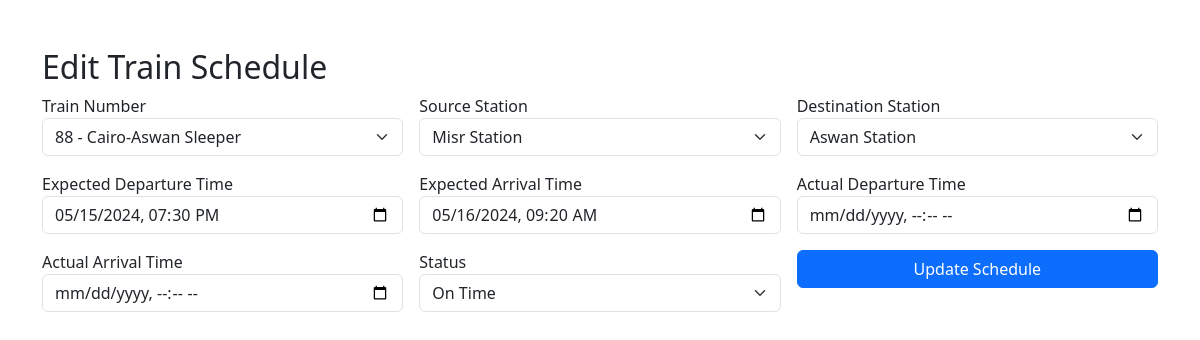
Before: /views/Admin/edit_schedule.php?id=7 (signed in) with the older database file.
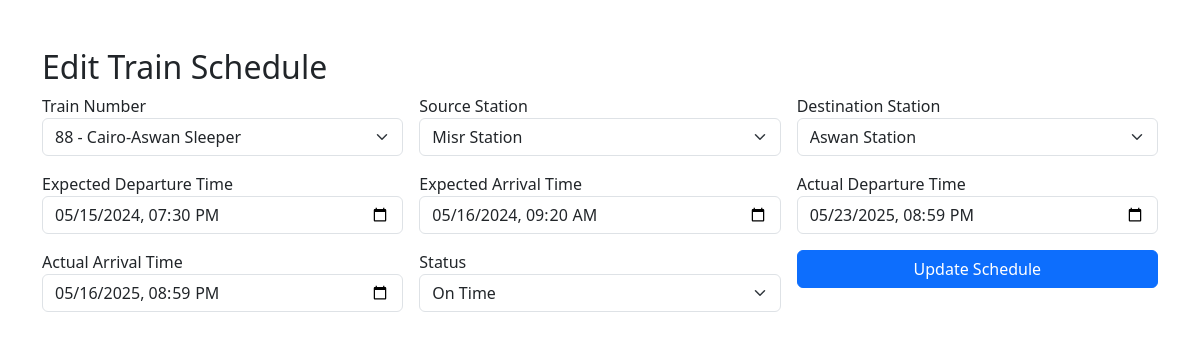
After: the same page with the newer database file.
### tables this page shows
CREATE TABLE `train_schedule` (
  `id` int(11) NOT NULL,
  `train_number` varchar(50) NOT NULL,
  `source_station` varchar(100) NOT NULL COMMENT 'Name or code of the source station for this schedule entry',
  `destination_station` varchar(100) NOT NULL COMMENT 'Name or code of the destination station for this schedule entry',
  `expected_departure_time` datetime DEFAULT NULL COMMENT 'Expected departure date and time',
  `expected_arrival_time` datetime DEFAULT NULL COMMENT 'Expected arrival date and time',
  `actual_departure_time` datetime DEFAULT NULL,
  `actual_arrival_time` datetime DEFAULT NULL,
  `status` varchar(50) DEFAULT 'SCHEDULED' COMMENT 'e.g., SCHEDULED, ON_TIME, DELAYED, CANCELLED, ARRIVED, DEPARTED',
  `public_notice` varchar(255) DEFAULT NULL COMMENT 'Optional public announcement for this stop',
  `created_at` timestamp NOT NULL DEFAULT current_timestamp(),
  `updated_at` timestamp NOT NULL DEFAULT current_timestamp() ON UPDATE current_timestamp()
);

CREATE TABLE `trains` (
  `train_id` int(11) NOT NULL,
  `train_number` varchar(20) NOT NULL,
  `train_name` varchar(100) NOT NULL,
  `source_station_id` int(11) NOT NULL,
  `destination_station_id` int(11) NOT NULL,
  `departure_time` time NOT NULL,
  `arrival_time` time NOT NULL,
  `running_days` varchar(20) NOT NULL COMMENT 'Comma separated days (0=Sun,1=Mon,...)',
  `is_active` tinyint(1) DEFAULT 1,
  `created_at` timestamp NOT NULL DEFAULT current_timestamp(),
  `updated_at` timestamp NOT NULL DEFAULT current_timestamp() ON UPDATE current_timestamp()
);

### config/DBController.php (called while the page is built, shortened)
<?php
class DBController {
    private string $dbHost = 'localhost';
    private string $dbUser = 'root';
    private string $dbPassword = '';
    private string $dbName = 'ticket_system';
    private ?mysqli $connection = null;
    private function __construct(string $dbName = 'ticket_system') {
        $this->dbName = $dbName;
    }
    public function openConnection(): bool {
        $this->connection = new mysqli($this->dbHost, $this->dbUser, $this->dbPassword, $this->dbName);
        return true;
    }
    public function select(string $qry, array $params = []): array|false {
        $result = $this->connection->query($qry);
        return $result->fetch_all(MYSQLI_ASSOC);
    }
}
?>

### models/TrainSchedule.php (called while the page is built, shortened)
<?php
class TrainSchedule
{
    private PDO|mysqli $conn;
    private string $table_name = "train_schedule";
    public function __construct($db)
    {
        if ($db instanceof PDO) {
            $this->conn = $db;
        } elseif ($db instanceof mysqli) {
            $this->conn = $db;
        } elseif (method_exists($db, 'getConnection')) {
            $connection = $db->getConnection();
            if ($connection instanceof PDO || $connection instanceof mysqli) {
                $this->conn = $connection;
            }
        }
    }
    public function getScheduleById(int $id): array|false
    {
        try {
            $query = "SELECT * FROM " . $this->table_name . " WHERE id = ?";
            if ($this->conn instanceof PDO) {
                $stmt = $this->conn->prepare($query);
                $stmt->execute([$id]);
                return $stmt->fetch(PDO::FETCH_ASSOC);
            }
        } catch (Exception $e) {
            error_log("Error getting schedule by ID: " . $e->getMessage());
            return false;
        }
    }
}

### views/Admin/edit_schedule.php (the view, shortened to what the changed rows need)
<?php
require_once '../../config/DBController.php';
require_once '../../models/TrainSchedule.php';
$db = DBController::getInstance();
try {
    $scheduleModel = new TrainSchedule($db);
    $trains_query = "SELECT t.train_id, t.train_number, t.train_name,
                            s_source.station_name as source_station,
                            s_dest.station_name as destination_station
                     FROM trains t
                     JOIN stations s_source ON t.source_station_id = s_source.station_id
                     JOIN stations s_dest ON t.destination_station_id = s_dest.station_id
                     WHERE t.is_active = TRUE
                     ORDER BY t.train_number";
    $trains = $db->select($trains_query);
    $id = $_GET['id'];
    $schedule = $scheduleModel->getScheduleById($id);
} catch (Exception $e) {
    $error = $e->getMessage();
}
?>
<!DOCTYPE html>
<html lang="en">
<head>
    <link href="../public/assets/css/bootstrap.css" rel="stylesheet">
</head>
<body>
    <div class="container mt-5">
        <h2>Edit Train Schedule</h2>
        <form method="POST" id="scheduleForm">
            <div class="row g-3">
                <div class="col-md-4">
                    <label>Train Number</label>
                    <select class="form-select" name="train_number" id="trainSelect" required>
                        <?php foreach ($trains as $train): ?>
                            <option value="<?= htmlspecialchars($train['train_number']) ?>"
                                    data-source="<?= htmlspecialchars($train['source_station']) ?>"
                                    data-destination="<?= htmlspecialchars($train['destination_station']) ?>"
                                    <?= $schedule['train_number'] === $train['train_number'] ? 'selected' : '' ?>>
                                <?= htmlspecialchars($train['train_number'] . ' - ' . $train['train_name']) ?>
                            </option>
                        <?php endforeach; ?>
                    </select>
                </div>
                <div class="col-md-4">
                    <label>Expected Departure Time</label>
                    <input class="form-control" type="datetime-local" name="expected_departure_time"
                           value="<?= date('Y-m-d\TH:i', strtotime($schedule['expected_departure_time'])) ?>" required>
                </div>
                <div class="col-md-4">
                    <label>Expected Arrival Time</label>
                    <input class="form-control" type="datetime-local" name="expected_arrival_time"
                           value="<?= date('Y-m-d\TH:i', strtotime($schedule['expected_arrival_time'])) ?>" required>
                </div>
                <div class="col-md-4">
                    <label>Actual Departure Time</label>
                    <input class="form-control" type="datetime-local" name="actual_departure_time"
                           value="<?= !empty($schedule['actual_departure_time']) ? date('Y-m-d\TH:i', strtotime($schedule['actual_departure_time'])) : '' ?>">
                </div>
                <div class="col-md-4">
                    <label>Actual Arrival Time</label>
                    <input class="form-control" type="datetime-local" name="actual_arrival_time"
                           value="<?= !empty($schedule['actual_arrival_time']) ? date('Y-m-d\TH:i', strtotime($schedule['actual_arrival_time'])) : '' ?>">
                </div>
            </div>
        </form>
    </div>
</body>
</html>

Changed rows visible on the page:
changed train_schedule "88 - Cairo-Aswan Sleeper": actual_departure_time (not shown) → "05/23/2025 20:59"; actual_arrival_time (not shown) → "05/16/2025 20:59"
